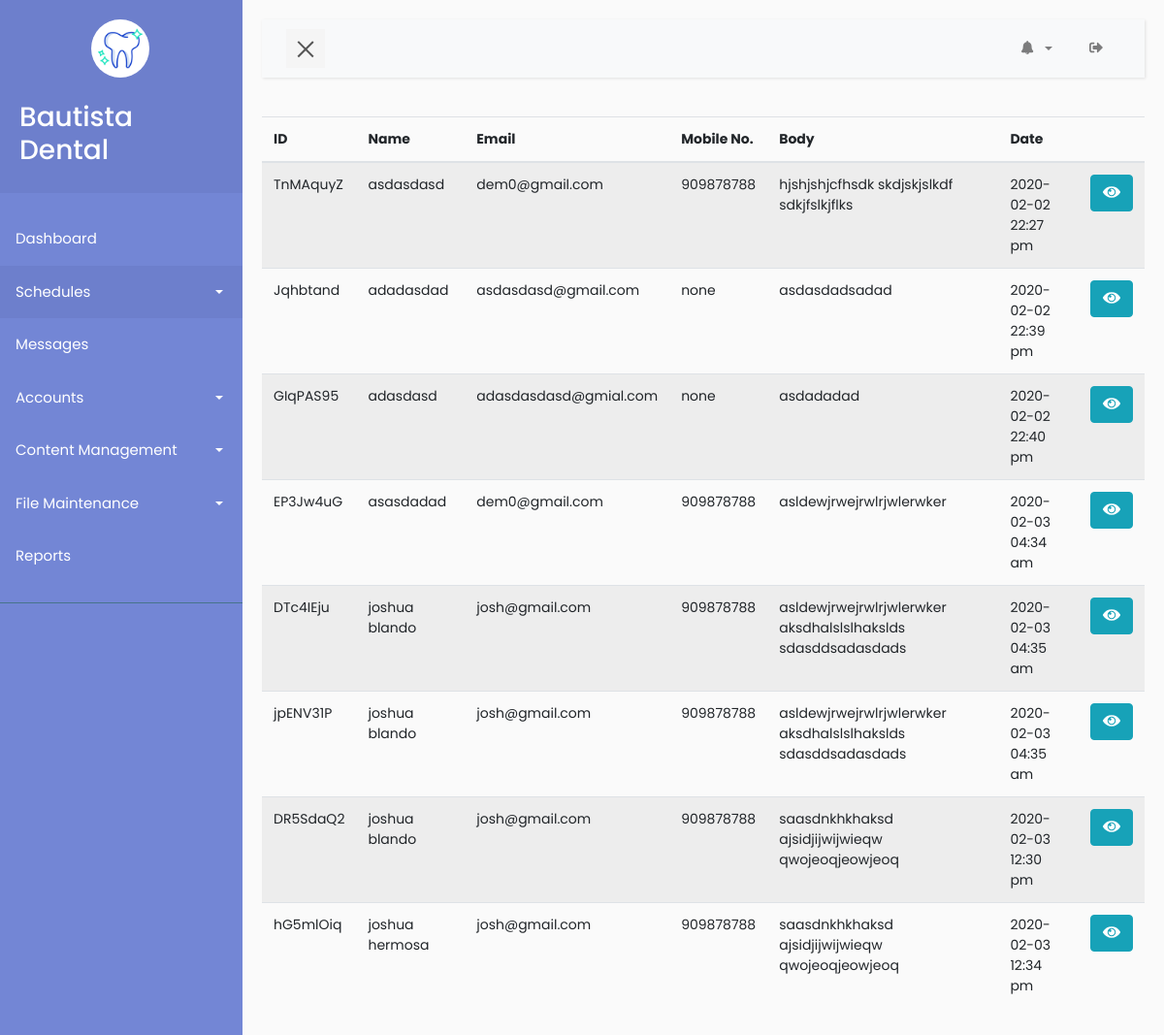
/admin/message.php (signed in), run on the app's committed database.
### tables this page shows
CREATE TABLE `message` (
  `id` int(11) NOT NULL,
  `messageId` varchar(255) NOT NULL,
  `name` varchar(255) DEFAULT NULL,
  `email` varchar(255) NOT NULL,
  `mobile` int(9) DEFAULT NULL,
  `body` text,
  `createdAt` timestamp NOT NULL DEFAULT CURRENT_TIMESTAMP ON UPDATE CURRENT_TIMESTAMP
);

### admin/message.php (the view, shortened to what this page needs)
<?php
include "nav.php";
?>
<div class="row">
	<div class="col-lg-12">
		  <table class="display dt-responsive nowrap table table-striped" id="table_id" data-plugin="dataTable">
        <thead>
            <tr>
                <th>ID</th>
                <th>Name</th>
                <th>Email</th>
                <th>Mobile No.</th>
                <th>Body</th>
               	<th>Date</th>
               	<th></th>
            </tr>
        </thead>
        <tbody>
            <?php
            require_once "../config/control.php";
            $getMessages = $connect->prepare("SELECT * from message");
            $getMessages->execute();
            $messages = $getMessages->fetchAll();
            foreach ($messages as $message) {
                $messageId = $message['messageId'];
                $name = $message['name'];
                $email = $message['email'];
                $mobile = $message['mobile'] == 0 ? 'none' : $message['mobile'];
                $body = base64_decode($message['body']);
                $date = date('Y-m-d H:i a', strtotime($message['createdAt']))
            ?>
                <tr>
                    <td><?php echo $messageId ?></td>
                    <td><?php echo $name ?></td>
                    <td><?php echo $email ?></td>
                    <td><?php echo $mobile ?></td>
                    <td><?php echo $body ?></td>
                    <td><?php echo $date ?></td>
                    <td>
                        <button class="btn btn-info btn-message" data-name = "<?php echo $name ?>" data-email = "<?php echo $email ?>" data-mobile = "<?php echo $mobile ?>" data-body = "<?php echo $body ?>" data-toggle="modal" data-target="#messagesModal"><span class="icon"><i class="fas fa-eye view"></i></span></button>
                    </td>
                </tr>
            <?php
            }
            ?>
        </tbody>
    </table>
	</div>
</div>
<?php
include "footer.php";
?>

### admin/nav.php (shortened to what this page needs)
<?php
require "../config/control.php"
?>
<!DOCTYPE html>
<html>
<head>
    <link rel="stylesheet" href="style/bootstrap.min.css">
    <link rel="stylesheet" href="style/style5.css">
    <link rel="stylesheet" type="text/css" href="style/notif.css">
</head>
<body>
  <?php
    include './modals/message.php';
   ?>
    <?php
        $adminId = $_SESSION['adminId'];
        $getAdmin = $connect->prepare("SELECT * FROM admin WHERE adminId=:adminId");
        $getAdmin->execute(["adminId" => $adminId]);
        $admin = $getAdmin->fetch(PDO::FETCH_ASSOC);
        $name = $admin['firstName'] . " " . $admin['lastName'];
     ?>
    <div class="wrapper">
        <nav id="sidebar">
            <div class="sidebar-header">
                <div class="row">
                    <div class="col-lg-12">
                        <a class="navbar-brand"  href="./index.php">
                            <img src="../logo/tooth.png" width="50" height="50" alt="">
                        </a>
                    </div>
                    <div class="col-lg-12 mt-4">
                         <h3><?php echo $name ? $name : "John Doe" ?></h3>
                    </div>
                </div>
            </div>
            <ul class="list-unstyled components">
                <li>
                    <a href="index.php">Dashboard</a>
                </li>
                <li class="active">
                    <a href="#homeSubmenu" data-toggle="collapse" aria-expanded="false" class="dropdown-toggle">Schedules</a>
                </li>
                  <li>
                    <a href="message.php">Messages</a>
                </li>
                <li>
                    <a href="#pageAccount" data-toggle="collapse" aria-expanded="false" class="dropdown-toggle">Accounts</a>
                </li>
                <li>
                    <a href="#pageContent" data-toggle="collapse" aria-expanded="false" class="dropdown-toggle">Content Management</a>
                </li>
                <li>
                    <a href="#pageFile" data-toggle="collapse" aria-expanded="false" class="dropdown-toggle">File Maintenance</a>
                </li>
                <li>
                    <a href="#">Reports</a>
                </li>
            </ul>
        </nav>
        <div id="content">
            <nav class="navbar navbar-expand-lg navbar-light bg-light">
                <div class="container-fluid">
                    <button type="button" id="sidebarCollapse" class="navbar-btn">
                        <span></span>
                    </button>
                    <div class="collapse navbar-collapse" id="navbarSupportedContent">
                        <ul class="nav navbar-nav ml-auto">
                              <li class="nav-item dropdown pl-2 pr-2" style="width:70px;">
                                <a class="nav-link dropdown-toggle" href="#" id="navbarDropdownMenuLink2" data-toggle="dropdown" aria-haspopup="true" aria-expanded="false">
                                  <i class="fas fa-bell"></i>
                                </a>
                            </li>
                            <li class="nav-item notif__conts">
                               <a class="nav-link" href="./controller/logout.php?logout=<?php echo $_SESSION['id'] ?>"><span class="logout-content"><i class="fas fa-sign-out-alt logout"></i></span></a>
                            </li>
                        </ul>
                    </div>
                </div>
            </nav>

### admin/style/style5.css (style rules this page uses)
body { font-family: 'Poppins', sans-serif; background: #fafafa; }
a, a:hover, a:focus { color: inherit; text-decoration: none; transition: all 0.3s; }
.navbar { padding: 15px 10px; background: #fff; border: none; border-radius: 0; margin-bottom: 40px; box-shadow: 1px 1px 3px rgba(0, 0, 0, 0.1); }
.navbar-btn { box-shadow: none; outline: none !important; border: none; }
.wrapper { display: flex; width: 100%; align-items: stretch; perspective: 1500px; }
#sidebar { min-width: 250px; max-width: 250px; background: #7386D5; color: #fff; transition: all 0.6s cubic-bezier(0.945, 0.020, 0.270, 0.665); transform-origin: bottom left; }
#sidebar .sidebar-header { padding: 20px; background: #6d7fcc; }
#sidebar ul.components { padding: 20px 0; border-bottom: 1px solid #47748b; }
#sidebar ul li a { padding: 10px; font-size: 1.1em; display: block; }
#sidebar ul li.active > a, a[aria-expanded="true"] { color: #fff; background: #6d7fcc; }
a[data-toggle="collapse"] { position: relative; }
.dropdown-toggle::after { display: block; position: absolute; top: 50%; right: 20px; transform: translateY(-50%); }
#content { width: 100%; padding: 20px; min-height: 100vh; transition: all 0.3s; }
#sidebarCollapse { width: 40px; height: 40px; background: #f5f5f5; cursor: pointer; }
#sidebarCollapse span { width: 80%; height: 2px; margin: 0 auto; display: block; background: #555; transition: all 0.8s cubic-bezier(0.810, -0.330, 0.345, 1.375); transition-delay: 0.2s; }
#sidebarCollapse span:last-of-type { transform: rotate(-45deg) translate(1px, -1px); }
#sidebar ul li a { padding: 16px !important; font-size: 15px !important; }
body { font-size: 14px; }
.navbar { padding: 10px !important; }
.nav-item { padding: 0px 10px !important; }
.navbar-brand { margin-left: 35%; background: #fff; padding: 5px; border-radius: 100%; }
#sidebar ul.components { font-size: 12px !important; }

### data on the page
message: messageId "TnMAquyZ", name "asdasdasd", email "dem0@gmail.com", mobile "909878788", body "hjshjshjcfhsdk skdjskjslkdf sdkjfslkjflks", createdAt "2020-02-02 22:27 pm"
message: messageId "Jqhbtand", name "adadasdad", email "asdasdasd@gmail.com", mobile "none", body "asdasdadsadad", createdAt "2020-02-02 22:39 pm"
message: messageId "GIqPAS95", name "adasdasd", email "adasdasdasd@gmial.com", mobile "none", body "asdadadad", createdAt "2020-02-02 22:40 pm"
message: messageId "EP3Jw4uG", name "asasdadad", email "dem0@gmail.com", mobile "909878788", body "asldewjrwejrwlrjwlerwker", createdAt "2020-02-03 04:34 am"
message: messageId "DTc4IEju", name "joshua blando", email "josh@gmail.com", mobile "909878788", body "asldewjrwejrwlrjwlerwker aksdhalslslhakslds sdasddsadasdads", createdAt "2020-02-03 04:35 am"
message: messageId "jpENV31P", name "joshua blando", email "josh@gmail.com", mobile "909878788", body "asldewjrwejrwlrjwlerwker aksdhalslslhakslds sdasddsadasdads", createdAt "2020-02-03 04:35 am"
message: messageId "DR5SdaQ2", name "joshua blando", email "josh@gmail.com", mobile "909878788", body "saasdnkhkhaksd ajsidjijwijwieqw qwojeoqjeowjeoq", createdAt "2020-02-03 12:30 pm"
message: messageId "hG5mlOiq", name "joshua hermosa", email "josh@gmail.com", mobile "909878788", body "saasdnkhkhaksd ajsidjijwijwieqw qwojeoqjeowjeoq", createdAt "2020-02-03 12:34 pm"

### other printed values
$name "Bautista Dental"
